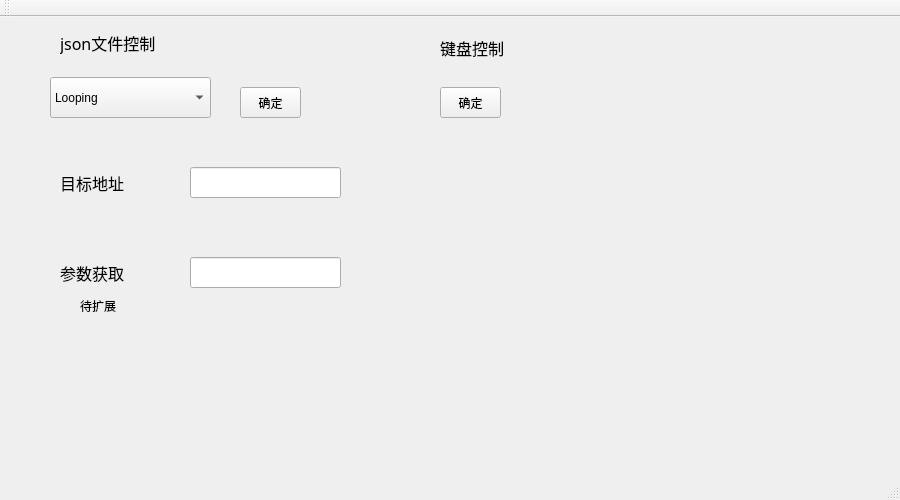
<?xml version="1.0" encoding="UTF-8"?>
<ui version="4.0">
 <class>MainWindow</class>
 <widget class="QMainWindow" name="MainWindow">
  <property name="geometry">
   <rect>
    <x>0</x>
    <y>0</y>
    <width>900</width>
    <height>500</height>
   </rect>
  </property>
  <property name="windowTitle">
   <string>MainWindow</string>
  </property>
  <widget class="QWidget" name="centralWidget">
   <widget class="QComboBox" name="jsonComboBox">
    <property name="geometry">
     <rect>
      <x>50</x>
      <y>60</y>
      <width>161</width>
      <height>41</height>
     </rect>
    </property>
    <property name="currentText">
     <string>Looping</string>
    </property>
    <item>
     <property name="text">
      <string>Looping</string>
     </property>
    </item>
    <item>
     <property name="text">
      <string>Roll</string>
     </property>
    </item>
    <item>
     <property name="text">
      <string>Trudeln</string>
     </property>
    </item>
    <item>
     <property name="text">
      <string>Split-S</string>
     </property>
    </item>
    <item>
     <property name="text">
      <string>InverLooping</string>
     </property>
    </item>
    <item>
     <property name="text">
      <string>Rollenkehre</string>
     </property>
    </item>
    <item>
     <property name="text">
      <string>Immelmann_Turn</string>
     </property>
    </item>
    <item>
     <property name="text">
      <string>Turn</string>
     </property>
    </item>
   </widget>
   <widget class="QPushButton" name="jsonBtn">
    <property name="geometry">
     <rect>
      <x>240</x>
      <y>70</y>
      <width>61</width>
      <height>31</height>
     </rect>
    </property>
    <property name="text">
     <string>确定</string>
    </property>
   </widget>
   <widget class="QPushButton" name="keyBoardBtn">
    <property name="geometry">
     <rect>
      <x>440</x>
      <y>70</y>
      <width>61</width>
      <height>31</height>
     </rect>
    </property>
    <property name="text">
     <string>确定</string>
    </property>
   </widget>
   <widget class="QLabel" name="label">
    <property name="geometry">
     <rect>
      <x>60</x>
      <y>10</y>
      <width>151</width>
      <height>31</height>
     </rect>
    </property>
    <property name="font">
     <font>
      <family>Agency FB</family>
      <pointsize>12</pointsize>
     </font>
    </property>
    <property name="text">
     <string>json文件控制</string>
    </property>
   </widget>
   <widget class="QLabel" name="label_2">
    <property name="geometry">
     <rect>
      <x>440</x>
      <y>20</y>
      <width>121</width>
      <height>21</height>
     </rect>
    </property>
    <property name="font">
     <font>
      <family>Agency FB</family>
      <pointsize>12</pointsize>
     </font>
    </property>
    <property name="text">
     <string>键盘控制</string>
    </property>
   </widget>
   <widget class="QLabel" name="label_3">
    <property name="geometry">
     <rect>
      <x>60</x>
      <y>150</y>
      <width>101</width>
      <height>31</height>
     </rect>
    </property>
    <property name="font">
     <font>
      <family>Agency FB</family>
      <pointsize>12</pointsize>
     </font>
    </property>
    <property name="text">
     <string>目标地址</string>
    </property>
   </widget>
   <widget class="QLineEdit" name="lineEdit">
    <property name="geometry">
     <rect>
      <x>190</x>
      <y>150</y>
      <width>151</width>
      <height>31</height>
     </rect>
    </property>
   </widget>
   <widget class="QLabel" name="label_4">
    <property name="geometry">
     <rect>
      <x>60</x>
      <y>240</y>
      <width>101</width>
      <height>31</height>
     </rect>
    </property>
    <property name="font">
     <font>
      <family>Agency FB</family>
      <pointsize>12</pointsize>
     </font>
    </property>
    <property name="text">
     <string>参数获取</string>
    </property>
   </widget>
   <widget class="QLineEdit" name="lineEdit_2">
    <property name="geometry">
     <rect>
      <x>190</x>
      <y>240</y>
      <width>151</width>
      <height>31</height>
     </rect>
    </property>
   </widget>
   <widget class="QLabel" name="label_5">
    <property name="geometry">
     <rect>
      <x>80</x>
      <y>280</y>
      <width>81</width>
      <height>18</height>
     </rect>
    </property>
    <property name="text">
     <string>待扩展</string>
    </property>
   </widget>
  </widget>
  <widget class="QMenuBar" name="menuBar">
   <property name="geometry">
    <rect>
     <x>0</x>
     <y>0</y>
     <width>900</width>
     <height>30</height>
    </rect>
   </property>
  </widget>
  <widget class="QToolBar" name="mainToolBar">
   <attribute name="toolBarArea">
    <enum>TopToolBarArea</enum>
   </attribute>
   <attribute name="toolBarBreak">
    <bool>false</bool>
   </attribute>
  </widget>
  <widget class="QStatusBar" name="statusBar"/>
 </widget>
 <layoutdefault spacing="6" margin="11"/>
 <resources/>
 <connections/>
</ui>
